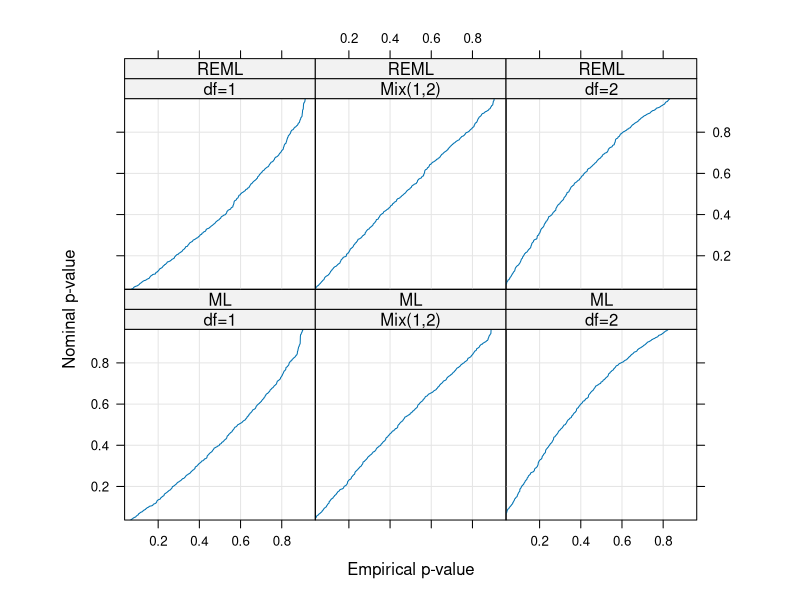
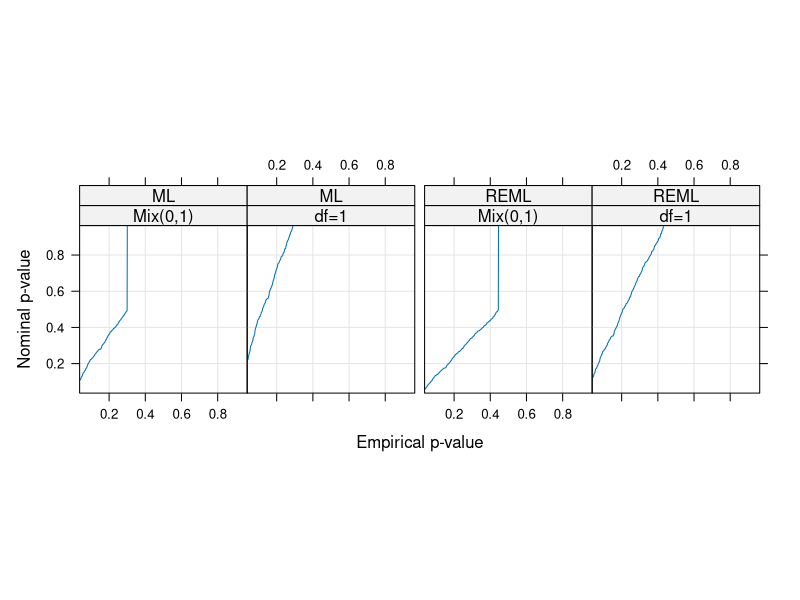
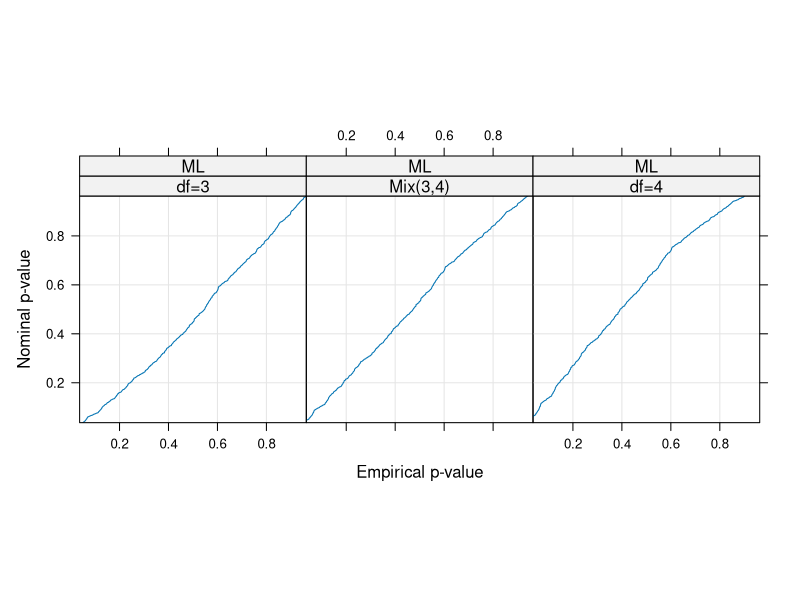

Reproduce these figures in R, in order. (Note: this script raises an error after producing the figures.)
## ---- chunk 1
library(nlme)
options(contrasts = c(
  unordered = "contr.helmert",
  ordered = "contr.poly"
))
## ---- chunk 2
Xmat <- matrix(c(1, 1, 1, 1, 8, 10, 12, 14), ncol = 2)
Xmat
## ---- chunk 3
Xqr <- qr(Xmat) # creates a QR structure
qr.R(Xqr) # returns R
qr.Q(Xqr) # returns Q-truncated
qr.Q(Xqr, complete = TRUE) # returns the full Q
## ---- chunk 4
fm1Rail.lme <- lme(travel ~ 1,
  data = Rail, random = ~ 1 | Rail,
  control = list(msVerbose = TRUE)
)
## ---- chunk 5
fm1Rail.lme <- lme(travel ~ 1,
  data = Rail, random = ~ 1 | Rail,
  control = list(msVerbose = TRUE, niterEM = 0)
)
## ---- chunk 6
fm1Machine <-
  lme(score ~ Machine, data = Machines, random = ~ 1 | Worker)
fm2Machine <- update(fm1Machine, random = ~ 1 | Worker / Machine)
anova(fm1Machine, fm2Machine)
## ---- chunk 7
OrthoFem <- Orthodont[Orthodont$Sex == "Female", ]
fm1OrthF <- lme(distance ~ age,
  data = OrthoFem,
  random = ~ 1 | Subject
)
fm2OrthF <- update(fm1OrthF, random = ~ age | Subject)
orthLRTsim <- simulate.lme(fm1OrthF, m2 = fm2OrthF, nsim = 1000)
plot(orthLRTsim, df = c(1, 2)) # produces Figure 2.3
## ---- chunk 8
machineLRTsim <- simulate.lme(fm1Machine, m2 = fm2Machine, nsim = 1000)
plot(machineLRTsim,
  df = c(0, 1), # produces Figure 2.4
  layout = c(4, 1), between = list(x = c(0, 0.5, 0))
)
## ---- chunk 9
stoolLRTsim <-
  simulate.lme(list(
    fixed = effort ~ 1, data = ergoStool,
    random = ~ 1 | Subject
  ),
  m2 = list(fixed = effort ~ Type),
  method = "ML", nsim = 1000
  )
plot(stoolLRTsim, df = c(3, 4)) # Figure 2.5
## ---- chunk 10
data(PBIB, package = "SASmixed")
pbibLRTsim <-
  simulate.lme(list(
    fixed = response ~ 1, data = PBIB,
    random = ~ 1 | Block
  ),
  m2 = list(
    fixed = response ~ Treatment, data = PBIB,
    random = ~ 1 | Block
  ),
  method = "ML", nsim = 1000
  )
plot(pbibLRTsim, df = c(14, 16, 18), weights = FALSE) # Figure 2.6
## ---- chunk 11
summary(fm2Machine)
## ---- chunk 12
fm1PBIB <- lme(response ~ Treatment, data = PBIB, random = ~ 1 | Block)
anova(fm1PBIB)
## ---- chunk 13
fm2PBIB <- update(fm1PBIB, method = "ML")
fm3PBIB <- update(fm2PBIB, response ~ 1)
anova(fm2PBIB, fm3PBIB)
## ---- chunk 14
anova(fm2Machine)
